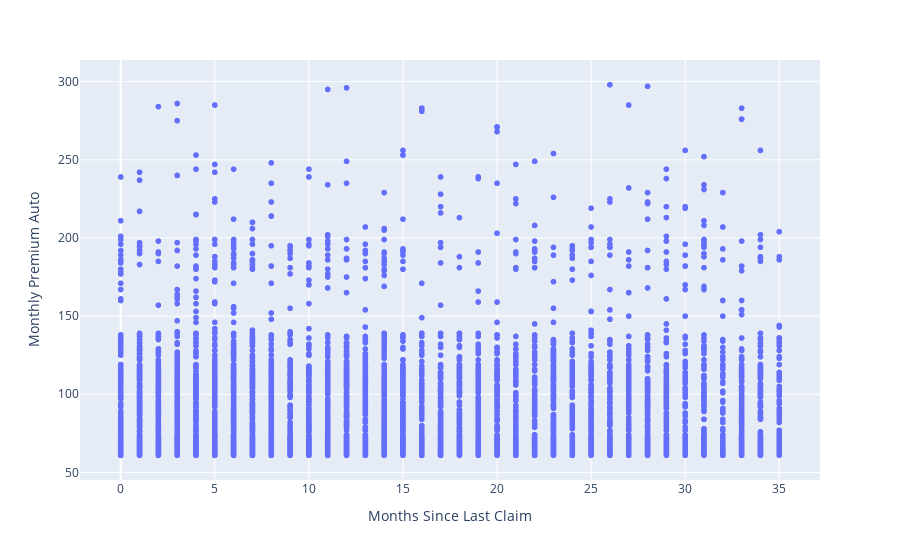

The cell this chart's notebook holds for it:
### Code cell
# Explore relationship between month since last claim and insurance premium

px.scatter(train_encoded, x = "Months Since Last Claim", y = "Monthly Premium Auto")

### Figure 1 — Plotly figure (JSON) as saved in the notebook; plotly's stock layout.template omitted (floating-point values rounded to 4 significant figures; data arrays with more than 128 entries replaced by an {"elided": "..."} marker saying what was removed)
{"data": [{"hovertemplate": "Months Since Last Claim=%{x}<br>Monthly Premium Auto=%{y}<extra></extra>", "legendgroup": "", "marker": {"color": "#636efa", "symbol": "circle"}, "mode": "markers", "name": "", "showlegend": false, "type": "scattergl", "x": {"elided": "6598 int values"}, "xaxis": "x", "y": {"elided": "6598 int values"}, "yaxis": "y"}], "layout": {"legend": {"tracegroupgap": 0}, "margin": {"t": 60}, "xaxis": {"anchor": "y", "domain": [0, 1], "title": {"text": "Months Since Last Claim"}}, "yaxis": {"anchor": "x", "domain": [0, 1], "title": {"text": "Monthly Premium Auto"}}}}
